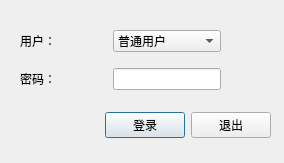
<?xml version="1.0" encoding="UTF-8"?>
<ui version="4.0">
 <class>LoginOn</class>
 <widget class="QDialog" name="LoginOn">
  <property name="geometry">
   <rect>
    <x>0</x>
    <y>0</y>
    <width>284</width>
    <height>163</height>
   </rect>
  </property>
  <property name="windowTitle">
   <string>Dialog</string>
  </property>
  <widget class="QWidget" name="horizontalLayoutWidget">
   <property name="geometry">
    <rect>
     <x>30</x>
     <y>110</y>
     <width>241</width>
     <height>31</height>
    </rect>
   </property>
   <layout class="QHBoxLayout" name="horizontalLayout">
    <item>
     <spacer name="horizontalSpacer">
      <property name="orientation">
       <enum>Qt::Horizontal</enum>
      </property>
      <property name="sizeHint" stdset="0">
       <size>
        <width>40</width>
        <height>20</height>
       </size>
      </property>
     </spacer>
    </item>
    <item>
     <widget class="QPushButton" name="btn_loginOn">
      <property name="text">
       <string>登录</string>
      </property>
     </widget>
    </item>
    <item>
     <widget class="QPushButton" name="btn_exit">
      <property name="text">
       <string>退出</string>
      </property>
     </widget>
    </item>
   </layout>
  </widget>
  <widget class="QWidget" name="gridLayoutWidget">
   <property name="geometry">
    <rect>
     <x>20</x>
     <y>20</y>
     <width>251</width>
     <height>80</height>
    </rect>
   </property>
   <layout class="QGridLayout" name="gridLayout">
    <item row="0" column="0">
     <widget class="QLabel" name="label_2">
      <property name="text">
       <string>用户：</string>
      </property>
     </widget>
    </item>
    <item row="1" column="2">
     <widget class="myLineEdit" name="le_pwdInput"/>
    </item>
    <item row="1" column="1">
     <spacer name="horizontalSpacer_3">
      <property name="orientation">
       <enum>Qt::Horizontal</enum>
      </property>
      <property name="sizeHint" stdset="0">
       <size>
        <width>40</width>
        <height>20</height>
       </size>
      </property>
     </spacer>
    </item>
    <item row="0" column="1">
     <spacer name="horizontalSpacer_2">
      <property name="orientation">
       <enum>Qt::Horizontal</enum>
      </property>
      <property name="sizeHint" stdset="0">
       <size>
        <width>40</width>
        <height>20</height>
       </size>
      </property>
     </spacer>
    </item>
    <item row="1" column="0">
     <widget class="QLabel" name="label">
      <property name="text">
       <string>密码：</string>
      </property>
     </widget>
    </item>
    <item row="0" column="2">
     <widget class="QComboBox" name="comb_roleLIst">
      <item>
       <property name="text">
        <string>普通用户</string>
       </property>
      </item>
      <item>
       <property name="text">
        <string>专家模式</string>
       </property>
      </item>
      <item>
       <property name="text">
        <string>厂家模式</string>
       </property>
      </item>
     </widget>
    </item>
    <item row="0" column="3">
     <spacer name="horizontalSpacer_4">
      <property name="orientation">
       <enum>Qt::Horizontal</enum>
      </property>
      <property name="sizeHint" stdset="0">
       <size>
        <width>40</width>
        <height>20</height>
       </size>
      </property>
     </spacer>
    </item>
    <item row="1" column="3">
     <spacer name="horizontalSpacer_5">
      <property name="orientation">
       <enum>Qt::Horizontal</enum>
      </property>
      <property name="sizeHint" stdset="0">
       <size>
        <width>40</width>
        <height>20</height>
       </size>
      </property>
     </spacer>
    </item>
   </layout>
  </widget>
 </widget>
 <customwidgets>
  <customwidget>
   <class>myLineEdit</class>
   <extends>QLineEdit</extends>
   <header location="global">pubfunc/mylineedit.h</header>
  </customwidget>
 </customwidgets>
 <resources/>
 <connections/>
</ui>
